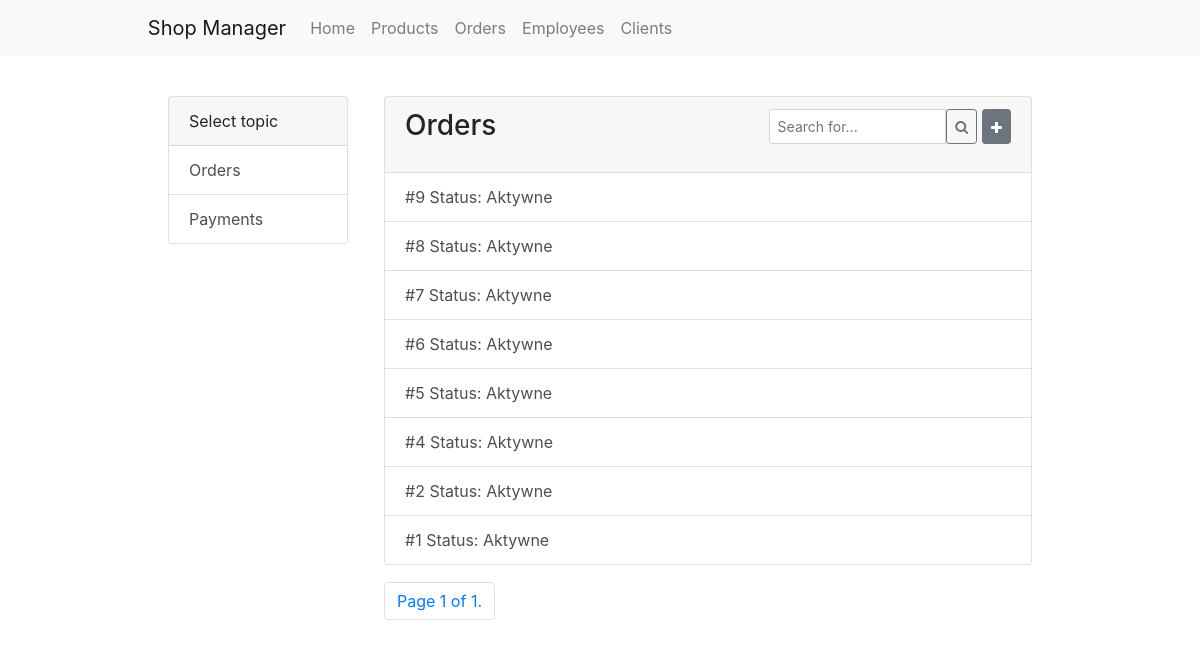
Screenshot of /orders/ with the database file from the repository.
### orders/models.py (models this page shows)
class Order(models.Model):
    date = models.DateField(help_text="Please pass the date in YYYY-MM-DD format.")
    status = models.CharField(max_length=100, help_text="Please pass the status of the order.")
    comment = models.TextField(max_length=1000, blank=True, null=True, help_text="Optional: Please add some comments.")
    address = models.ForeignKey(Address, on_delete=models.SET_NULL, null=True, help_text="Please choose the address.")
    client = models.ForeignKey(Client, on_delete=models.SET_NULL, null=True, help_text="Please select the client. If client do not exist define the client in Clients section.")
    employee = models.ForeignKey(
        Employee, on_delete=models.SET_NULL, null=True, help_text="Please select the employee responsible for the order.")
    def __str__(self):
        return f'#{self.id} Status: {self.status}'
    class Meta:
        ordering = ['-id']

### orders/views.py (the view, shortened to what this page needs)
# urls.py: path('', views.OrderListView.as_view(), name='order-list'),
class OrderListView(generic.ListView):
    model = Order
    paginate_by = 10
    template_name = 'orders/list.html'
    def get_context_data(self, **kwargs):
        context = super().get_context_data(**kwargs)
        context['name'] = 'Orders'
        return context

### orders/templates/orders/list.html
{% extends "base.html" %}
{% block content%}
    <div style="width: 90%; margin-left: 5%;">
        <div class="position-fixed card" style="width: 15%;">
            <div class="card-header">
              Select topic
            </div>
            <ul class="list-group list-group-flush">
                <a class="list-group-item list-group-item-action" href="{% url 'orders:order-list'%}">Orders</a>
                <a class="list-group-item list-group-item-action" href="{% url 'orders:payment-list'%}">Payments</a>
            </ul>
        </div>
        {% include "list.html" %}
    </div>
{% endblock %}

### templates/list.html (shortened to what this page needs)
<div class="card" style="width: 75%; margin-left: 25%;">
    <ul class="list-group list-group-flush">
        <div class="card-header">
            {% if results %}
                <h3>{{ name }}</h3>
                <h4 class="font-weight-light" style="float: left; margin-bottom: 0;">{{ results }}</h4>
            {% else %}
                <h3 style="float:left; margin-bottom: 0;">{{ name }}</h3>
            {% endif %}
            <form method="post">{% csrf_token %}
                <div class="input-group mb-3" style="width: 40%; height:20%; float:right;">
                    <input type="text" class="form-control btn-sm" placeholder="Search for..." aria-label="Recipient's username" aria-describedby="button-addon2" style="width: 70%; float: left;" name="search" maxlength="20">
                    <button class="btn btn-outline-secondary btn-sm" type="submit" id="button-addon2" style="float: right;"><span class="fa fa-search"></span></button>
                    <a href="create/" class="btn btn-sm btn-secondary" style="float: right; margin-left: 2%;"><span class="fa fa-plus" style="margin-top: 7px;"></span></a>
                </div>
            </form>
          </div>
        {% for obj in object_list %}
            {% if name == 'Products' %}
                <a class="list-group-item list-group-item-action" href="{{ obj.code }}">{{ obj }}</a>
            {% else %}
                <a class="list-group-item list-group-item-action" href="{{ obj.id }}">{{ obj }}</a>
            {% endif %}
        {% endfor %}
    </ul>
</div>
<nav aria-label="Page navigation example" style="width: 55%; margin-left: 25%; margin-top:2%;">
    <ul class="pagination">
        <li class="page-item"><span class="page-link">Page {{ page_obj.number }} of {{ page_obj.paginator.num_pages }}.</span></li>
    </ul>
</nav>

### rows the page displays
Order: id+status "#9 Status: Aktywne"
Order: id+status "#8 Status: Aktywne"
Order: id+status "#7 Status: Aktywne"
Order: id+status "#6 Status: Aktywne"
Order: id+status "#5 Status: Aktywne"
Order: id+status "#4 Status: Aktywne"
Order: id+status "#2 Status: Aktywne"
Order: id+status "#1 Status: Aktywne"

### other values shown
{{ name }} "Orders"
{{ page_obj.number }} "1"
{{ page_obj.paginator.num_pages }} "1"
